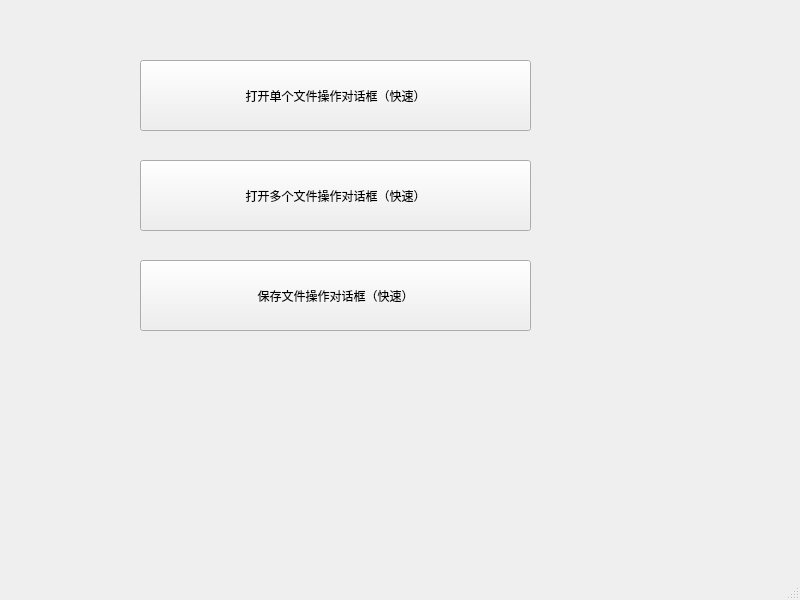
<?xml version="1.0" encoding="UTF-8"?>
<ui version="4.0">
 <class>MainWindow</class>
 <widget class="QMainWindow" name="MainWindow">
  <property name="geometry">
   <rect>
    <x>0</x>
    <y>0</y>
    <width>800</width>
    <height>600</height>
   </rect>
  </property>
  <property name="windowTitle">
   <string>MainWindow</string>
  </property>
  <widget class="QWidget" name="centralwidget">
   <widget class="QPushButton" name="pushButton_open_one">
    <property name="geometry">
     <rect>
      <x>140</x>
      <y>60</y>
      <width>391</width>
      <height>71</height>
     </rect>
    </property>
    <property name="text">
     <string>打开单个文件操作对话框（快速）</string>
    </property>
   </widget>
   <widget class="QPushButton" name="pushButton_open_some">
    <property name="geometry">
     <rect>
      <x>140</x>
      <y>160</y>
      <width>391</width>
      <height>71</height>
     </rect>
    </property>
    <property name="text">
     <string>打开多个文件操作对话框（快速）</string>
    </property>
   </widget>
   <widget class="QPushButton" name="pushButton_save">
    <property name="geometry">
     <rect>
      <x>140</x>
      <y>260</y>
      <width>391</width>
      <height>71</height>
     </rect>
    </property>
    <property name="text">
     <string>保存文件操作对话框（快速）</string>
    </property>
   </widget>
  </widget>
  <widget class="QMenuBar" name="menubar">
   <property name="geometry">
    <rect>
     <x>0</x>
     <y>0</y>
     <width>800</width>
     <height>21</height>
    </rect>
   </property>
  </widget>
  <widget class="QStatusBar" name="statusbar"/>
 </widget>
 <resources/>
 <connections/>
</ui>
